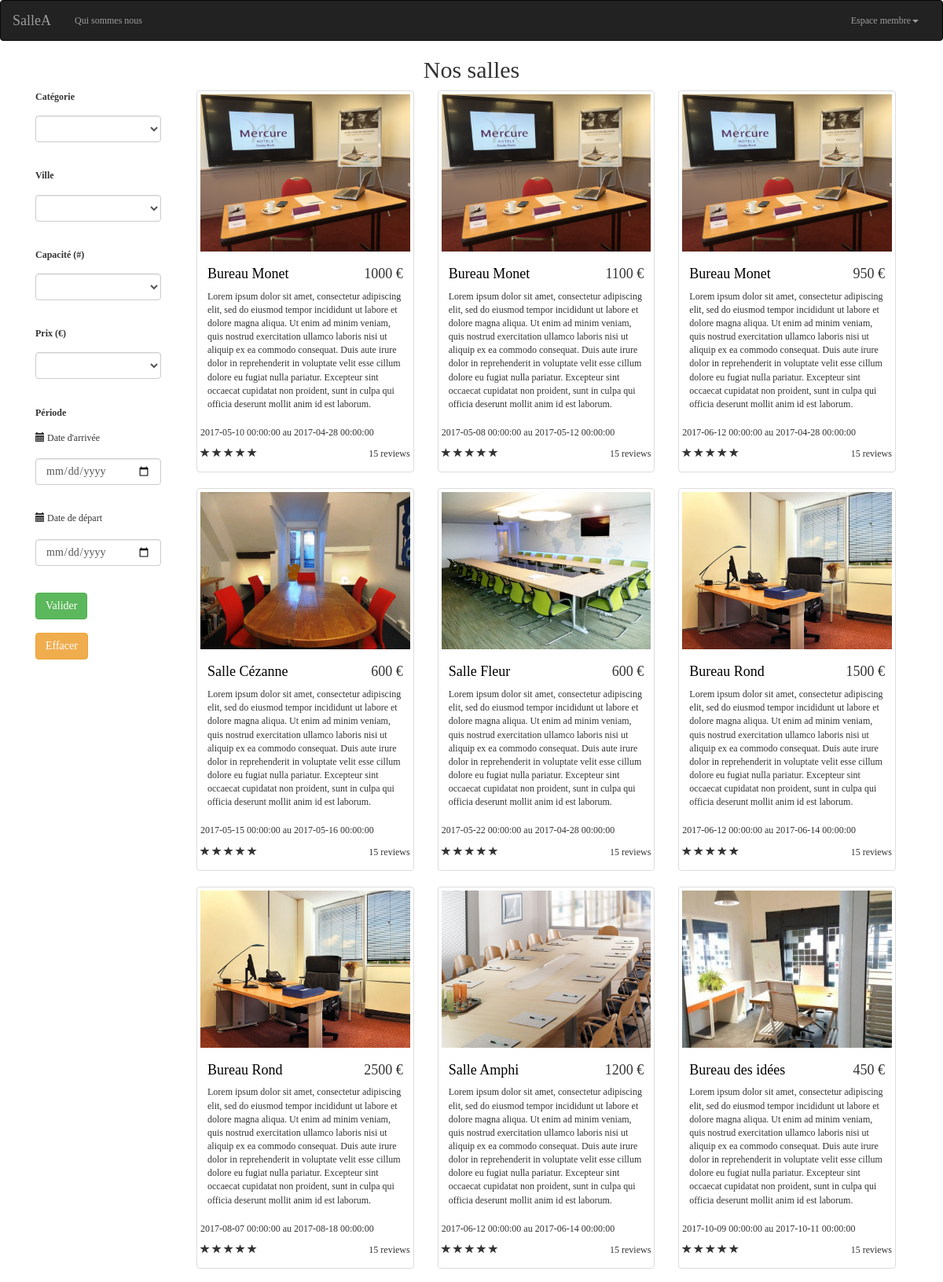
The page /boutique.php (upper part) on the database its author committed.
### tables this page shows
CREATE TABLE `produit` (
  `id_produit` int(3) NOT NULL,
  `id_salle` int(3) NOT NULL,
  `date_arrivee` datetime NOT NULL,
  `date_depart` datetime NOT NULL,
  `prix` int(3) NOT NULL,
  `etat` enum('libre','reservation') NOT NULL
);

CREATE TABLE `salle` (
  `id_salle` int(3) NOT NULL,
  `titre` varchar(200) NOT NULL,
  `description` text NOT NULL,
  `photo` varchar(200) NOT NULL,
  `pays` varchar(20) NOT NULL,
  `ville` varchar(20) NOT NULL,
  `adresse` varchar(50) NOT NULL,
  `cp` int(5) NOT NULL,
  `capacite` int(3) NOT NULL,
  `categories` enum('réunion','bureau','formation') NOT NULL
);

### boutique.php (the view, shortened to what this page needs)
<?php
require('inc/init.inc.php');
$result = $pdo -> query("select distinct ville from salle order by ville");
$categories = $pdo -> query("select distinct categories from salle order by categories");
$capacite = $pdo -> query("select distinct capacite from salle order by capacite");
$prix = $pdo -> query("select distinct prix from produit order by prix");
$req = "
select p.id_produit, s.capacite, p.prix, p.date_arrivee, p.date_depart, s.photo, s.titre, s.description, s.ville
from salle s, produit p
where s.id_salle = p.id_salle
";
$resultat = $pdo -> prepare($req);
if($resultat -> execute()){
	if($resultat -> rowCount() > 0) {
		$resultats = $resultat -> fetchAll(PDO::FETCH_ASSOC);
	}
	else{
		$resultat = $pdo -> query("select p.id_produit, s.capacite, p.prix, p.date_arrivee, p.date_depart, s.photo, s.titre, s.description, s.ville from salle s, produit p where s.id_salle = p.id_salle");
		$resultats = $resultat -> fetchAll(PDO::FETCH_ASSOC);
		echo "Il n'y a pas de résultat";
	}
}
else{
	echo "Il y a une erreur dans la requete";
}
require('inc/header.inc.php');
?>
<h1 style="text-align: center"> Nos salles
</h1>
<div class="container">
		<div class="col-lg-2">
			<form method="GET">
				<label class="form-group">Catégorie</label><br/>
				<select name="categories" class="form-control">
					<option value=''></option>
				<?php while ($categorie = $categories -> fetch(PDO::FETCH_ASSOC)) : ?>
					<?php  foreach($categorie as $key => $value) : ?>
					<option value="<?= $value ?>"><?= $value ?></option>
					<?php endforeach; ?>
				<?php endwhile; ?>
				</select><br/><br/>
				<label class="form-group">Ville</label><br/>
				<select name="ville" class="form-control">
				<option value=''></option>
				<?php while ($ville = $result -> fetch(PDO::FETCH_ASSOC)) : ?>
					<?php  foreach($ville as $key => $value) : ?>
					<option value="<?= $value ?>"><?= $value ?></option>
					<?php endforeach; ?>
				<?php endwhile; ?>
				</select><br/><br/>
				<label class="form-group">Capacité (#)</label><br/>
				<select name="capacite" class="form-control">
				<option value=''></option>
				<?php while ($capa = $capacite -> fetch(PDO::FETCH_ASSOC)) : ?>
					<?php  foreach($capa as $key => $value) : ?>
					<option value="<?= $value ?>"><?= $value ?></option>
					<?php endforeach; ?>
				<?php endwhile; ?>
				</select><br/><br/>
				<label class="form-group">Prix (€)</label><br/>
				<select name="prix" class="form-control">
				<option value=''></option>
				<?php while ($price = $prix -> fetch(PDO::FETCH_ASSOC)) : ?>
					<?php  foreach($price as $key => $value) : ?>
					<option value="<?= $value ?>"><?= $value ?> €</option>
					<?php endforeach; ?>
				<?php endwhile; ?>
				</select><br/><br/>
				<label class="form-group">Période</label><br/>
				<span class="glyphicon glyphicon-calendar"></span> Date d'arrivée<br/><br/>
				<input type="date" name="date_arrivee" class="form-control"><br/><br/>
				<span name="depart" class="glyphicon glyphicon-calendar"></span> Date de départ<br/><br/>
				<input type="date" name="date_depart" class="form-control"><br/><br/>
  				<input type="submit" class="btn btn-success" value="Valider">
			</form>
			<br>
			<form class="" action="boutique.php">
				<input type="submit" class="btn btn-warning" value="Effacer">
			</form>
		</div>
		<div class="col-lg-10">
			<?php  for($i=0; $i< sizeof($resultats); $i++) : ?>
				<div class="col-lg-4">
					<div class="thumbnail">
						<a href="fiche_produit.php?id=<?= $resultats[$i]['id_produit'] ?>"><img src="photo/<?= $resultats[$i]['photo'] ?>" height="100"/></a>
						<div class="caption">
							<h4 class="pull-right"><?=$resultats[$i]['prix'] ?> €</h4>
							<h4><a href="fiche_produit.php?id=<?= $resultats[$i]['id_produit'] ?>"><?=$resultats[$i]['titre'] ?></a>
							</h4>
							<p>
								<?=$resultats[$i]['description'] ?>
							</p>
						</div>
						<p> <?=$resultats[$i]['date_arrivee']?> au <?=$resultats[$i]['date_depart'] ?></p>
						<div class="ratings">
							<p class="pull-right">15 reviews</p>
							<p>
								<span class="glyphicon glyphicon-star"></span>
								<span class="glyphicon glyphicon-star"></span>
								<span class="glyphicon glyphicon-star"></span>
								<span class="glyphicon glyphicon-star"></span>
								<span class="glyphicon glyphicon-star"></span>
							</p>
						</div>
					</div>
				</div>
			<?php endfor; ?>
		</div>
</div>
<?php
require_once('inc/footer.inc.php');
?>

### css/style.css (style rules this page uses)
* { margin: 0; }
body { font-family : verdana; font-size: 12px; }
a { text-decoration: none; color: #000; }
h1 { font-size: 30px; margin-top: 0px; margin-bottom: 10px; }

### rows shown on the page
produit: id_salle.photo (picture), prix "1000", id_salle.titre "Bureau Monet", id_salle.description "Lorem ipsum dolor sit amet, consectetur adipiscing elit, sed do eiusmod tempor incididunt ut labore et dolore magna aliqua. Ut enim ad minim veniam, quis nostrud exercitation ullamco laboris nisi ut aliquip ex ea commodo consequat. Duis aute irure dolor in reprehenderit in voluptate velit esse cillum dolore eu fugiat nulla pariatur. Excepteur sint occaecat cupidatat non proident, sunt in culpa qui officia deserunt mollit anim id est laborum.", date_arrivee "2017-05-10 00:00:00", date_depart "2017-04-28 00:00:00"
produit: id_salle.photo (picture), prix "1100", id_salle.titre "Bureau Monet", id_salle.description "Lorem ipsum dolor sit amet, consectetur adipiscing elit, sed do eiusmod tempor incididunt ut labore et dolore magna aliqua. Ut enim ad minim veniam, quis nostrud exercitation ullamco laboris nisi ut aliquip ex ea commodo consequat. Duis aute irure dolor in reprehenderit in voluptate velit esse cillum dolore eu fugiat nulla pariatur. Excepteur sint occaecat cupidatat non proident, sunt in culpa qui officia deserunt mollit anim id est laborum.", date_arrivee "2017-05-08 00:00:00", date_depart "2017-05-12 00:00:00"
produit: id_salle.photo (picture), prix "950", id_salle.titre "Bureau Monet", id_salle.description "Lorem ipsum dolor sit amet, consectetur adipiscing elit, sed do eiusmod tempor incididunt ut labore et dolore magna aliqua. Ut enim ad minim veniam, quis nostrud exercitation ullamco laboris nisi ut aliquip ex ea commodo consequat. Duis aute irure dolor in reprehenderit in voluptate velit esse cillum dolore eu fugiat nulla pariatur. Excepteur sint occaecat cupidatat non proident, sunt in culpa qui officia deserunt mollit anim id est laborum.", date_arrivee "2017-06-12 00:00:00", date_depart "2017-04-28 00:00:00"
produit: id_salle.photo (picture), prix "600", id_salle.titre "Salle Cézanne", id_salle.description "Lorem ipsum dolor sit amet, consectetur adipiscing elit, sed do eiusmod tempor incididunt ut labore et dolore magna aliqua. Ut enim ad minim veniam, quis nostrud exercitation ullamco laboris nisi ut aliquip ex ea commodo consequat. Duis aute irure dolor in reprehenderit in voluptate velit esse cillum dolore eu fugiat nulla pariatur. Excepteur sint occaecat cupidatat non proident, sunt in culpa qui officia deserunt mollit anim id est laborum.", date_arrivee "2017-05-15 00:00:00", date_depart "2017-05-16 00:00:00"
produit: id_salle.photo (picture), prix "600", id_salle.titre "Salle Fleur", id_salle.description "Lorem ipsum dolor sit amet, consectetur adipiscing elit, sed do eiusmod tempor incididunt ut labore et dolore magna aliqua. Ut enim ad minim veniam, quis nostrud exercitation ullamco laboris nisi ut aliquip ex ea commodo consequat. Duis aute irure dolor in reprehenderit in voluptate velit esse cillum dolore eu fugiat nulla pariatur. Excepteur sint occaecat cupidatat non proident, sunt in culpa qui officia deserunt mollit anim id est laborum.", date_arrivee "2017-05-22 00:00:00", date_depart "2017-04-28 00:00:00"
produit: id_salle.photo (picture), prix "1500", id_salle.titre "Bureau Rond", id_salle.description "Lorem ipsum dolor sit amet, consectetur adipiscing elit, sed do eiusmod tempor incididunt ut labore et dolore magna aliqua. Ut enim ad minim veniam, quis nostrud exercitation ullamco laboris nisi ut aliquip ex ea commodo consequat. Duis aute irure dolor in reprehenderit in voluptate velit esse cillum dolore eu fugiat nulla pariatur. Excepteur sint occaecat cupidatat non proident, sunt in culpa qui officia deserunt mollit anim id est laborum.", date_arrivee "2017-06-12 00:00:00", date_depart "2017-06-14 00:00:00"
produit: id_salle.photo (picture), prix "2500", id_salle.titre "Bureau Rond", id_salle.description "Lorem ipsum dolor sit amet, consectetur adipiscing elit, sed do eiusmod tempor incididunt ut labore et dolore magna aliqua. Ut enim ad minim veniam, quis nostrud exercitation ullamco laboris nisi ut aliquip ex ea commodo consequat. Duis aute irure dolor in reprehenderit in voluptate velit esse cillum dolore eu fugiat nulla pariatur. Excepteur sint occaecat cupidatat non proident, sunt in culpa qui officia deserunt mollit anim id est laborum.", date_arrivee "2017-08-07 00:00:00", date_depart "2017-08-18 00:00:00"
produit: id_salle.photo (picture), prix "1200", id_salle.titre "Salle Amphi", id_salle.description "Lorem ipsum dolor sit amet, consectetur adipiscing elit, sed do eiusmod tempor incididunt ut labore et dolore magna aliqua. Ut enim ad minim veniam, quis nostrud exercitation ullamco laboris nisi ut aliquip ex ea commodo consequat. Duis aute irure dolor in reprehenderit in voluptate velit esse cillum dolore eu fugiat nulla pariatur. Excepteur sint occaecat cupidatat non proident, sunt in culpa qui officia deserunt mollit anim id est laborum.", date_arrivee "2017-06-12 00:00:00", date_depart "2017-06-14 00:00:00"
produit: id_salle.photo (picture), prix "450", id_salle.titre "Bureau des idées", id_salle.description "Lorem ipsum dolor sit amet, consectetur adipiscing elit, sed do eiusmod tempor incididunt ut labore et dolore magna aliqua. Ut enim ad minim veniam, quis nostrud exercitation ullamco laboris nisi ut aliquip ex ea commodo consequat. Duis aute irure dolor in reprehenderit in voluptate velit esse cillum dolore eu fugiat nulla pariatur. Excepteur sint occaecat cupidatat non proident, sunt in culpa qui officia deserunt mollit anim id est laborum.", date_arrivee "2017-10-09 00:00:00", date_depart "2017-10-11 00:00:00"
